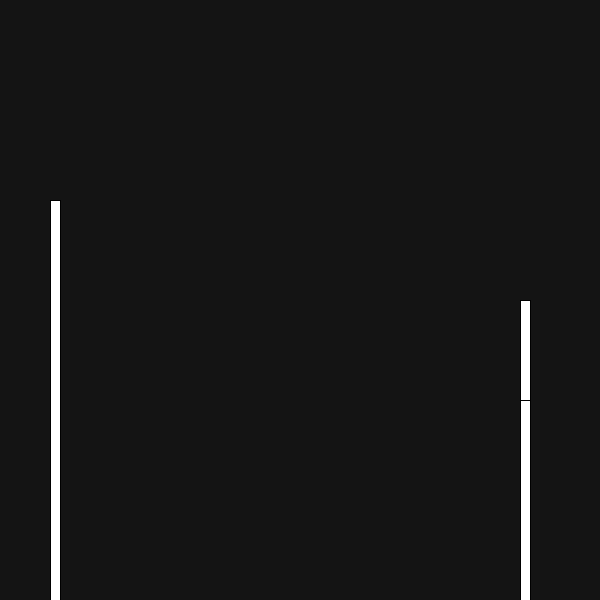
Frame 1 (no input)
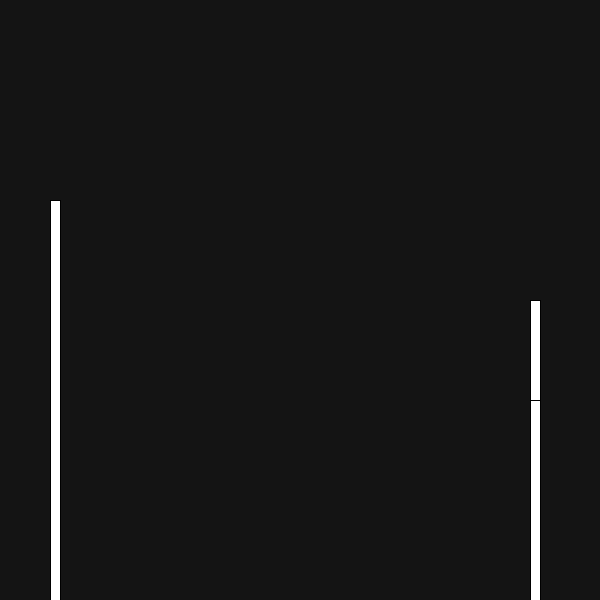
Frame 60 (the mouse pressed at the canvas centre just before this capture)
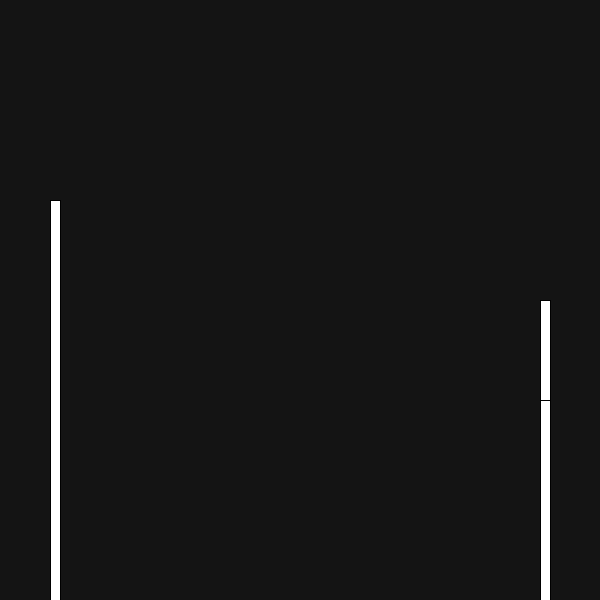
Frame 120 (the mouse held since frame 60 and released just before this capture)

The Processing sketch that drew these frames (run headless with seeded random() and noise(); from frame 60 on, the mouse is pressed at the canvas centre):

// Processing sketch: midtermquestion9
// ── midtermquestion9.pde
void setup() {
  size(600, 600);
}

void draw() {
  background(20);
  
  fill(255);
  
  float hourPos = map(hour(), 0, 60, 0, width);
  rect(hourPos, 200, width/60, 400);
  
  float minutePos = map(second(), 0, 60, 0, width);
  rect(minutePos, 300, width/60, 300);
  
  float secondPos = map(second(), 0, 60, 0, width);
  rect(secondPos, 400, width/60, 600);
}
